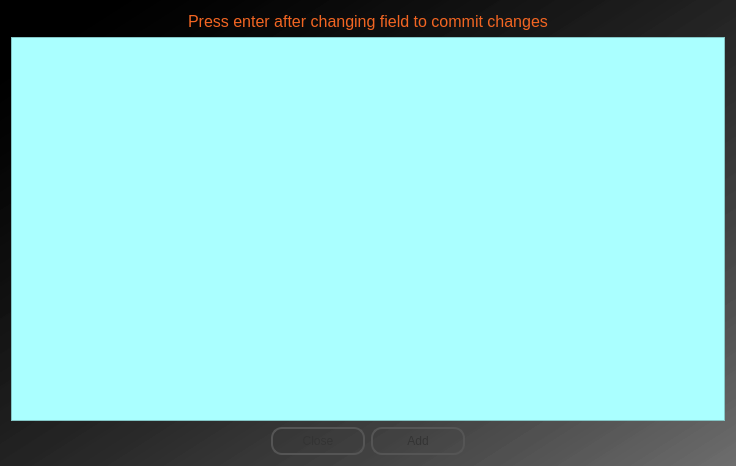
<?xml version="1.0" encoding="UTF-8"?>
<ui version="4.0">
 <class>EditKitTableDialog</class>
 <widget class="QDialog" name="EditKitTableDialog">
  <property name="windowModality">
   <enum>Qt::ApplicationModal</enum>
  </property>
  <property name="geometry">
   <rect>
    <x>0</x>
    <y>0</y>
    <width>736</width>
    <height>466</height>
   </rect>
  </property>
  <property name="windowTitle">
   <string>EditKitTable</string>
  </property>
  <property name="windowIcon">
   <iconset resource="myrc.qrc">
    <normaloff>:/newPrefix/Resources/path2829.png</normaloff>:/newPrefix/Resources/path2829.png</iconset>
  </property>
  <property name="styleSheet">
   <string notr="true">#EditKitTableDialog{
	
	background-color: qlineargradient(spread:pad, x1:1, y1:1, x2:0.057, y2:0.0681818, stop:0 rgba(81, 81, 81, 151), stop:0.98 rgba(0, 0, 0, 255));

}

QLabel {

color:#f26522;font: 75 12pt &quot;Arial&quot;;font-size:16px;

}


#tableView {
	font: 10pt &quot;Arial&quot;;
	background-color: rgb(170, 255, 255);
}

QPushButton{
	
	
font: 75 8pt &quot;Arial Black&quot;;
color: #333;
border: 2px solid #555;
border-radius: 11px;
padding: 5px;
background: qradialgradient(cx: 0.3, cy: -0.4,
fx: 0.3, fy: -0.4,
radius: 1.35, stop: 0 #fff, stop: 1 #888);
min-width: 80px;
	

}

QPushButton:hover {
background: qradialgradient(cx: 0.3, cy: -0.4,
fx: 0.3, fy: -0.4,
radius: 1.35, stop: 0 #fff, stop: 1 #bbb);
}

QPushButton:pressed  {

background: qradialgradient(cx: 0.4, cy: -0.1,
fx: 0.4, fy: -0.1,
radius: 1.35, stop: 0 #fff, stop: 1 #ddd);
}</string>
  </property>
  <property name="modal">
   <bool>true</bool>
  </property>
  <layout class="QVBoxLayout" name="verticalLayout">
   <item>
    <layout class="QHBoxLayout" name="horizontalLayout">
     <item>
      <spacer name="horizontalSpacer_3">
       <property name="orientation">
        <enum>Qt::Horizontal</enum>
       </property>
       <property name="sizeHint" stdset="0">
        <size>
         <width>40</width>
         <height>20</height>
        </size>
       </property>
      </spacer>
     </item>
     <item>
      <widget class="QLabel" name="label">
       <property name="text">
        <string>Press enter after changing field to commit changes</string>
       </property>
      </widget>
     </item>
     <item>
      <spacer name="horizontalSpacer_4">
       <property name="orientation">
        <enum>Qt::Horizontal</enum>
       </property>
       <property name="sizeHint" stdset="0">
        <size>
         <width>40</width>
         <height>20</height>
        </size>
       </property>
      </spacer>
     </item>
    </layout>
   </item>
   <item>
    <widget class="QTableView" name="tableView"/>
   </item>
   <item>
    <layout class="QHBoxLayout" name="horizontalLayout_2">
     <item>
      <spacer name="horizontalSpacer_2">
       <property name="orientation">
        <enum>Qt::Horizontal</enum>
       </property>
       <property name="sizeHint" stdset="0">
        <size>
         <width>40</width>
         <height>20</height>
        </size>
       </property>
      </spacer>
     </item>
     <item>
      <widget class="QPushButton" name="pushButton">
       <property name="text">
        <string>Close</string>
       </property>
      </widget>
     </item>
     <item>
      <widget class="QPushButton" name="pushButton_2">
       <property name="text">
        <string>Add</string>
       </property>
      </widget>
     </item>
     <item>
      <spacer name="horizontalSpacer">
       <property name="orientation">
        <enum>Qt::Horizontal</enum>
       </property>
       <property name="sizeHint" stdset="0">
        <size>
         <width>40</width>
         <height>20</height>
        </size>
       </property>
      </spacer>
     </item>
    </layout>
   </item>
  </layout>
 </widget>
 <resources>
  <include location="myrc.qrc"/>
 </resources>
 <connections/>
</ui>
